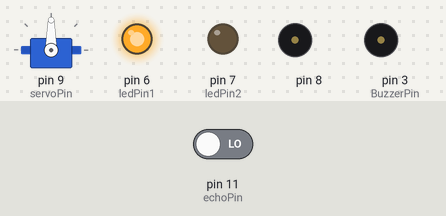
Recording of a sketch running on a simulated Arduino Uno, built with avr-gcc and run on an emulated ATmega328P. On the bench: servo, output pins drawn as LEDs (lit = HIGH), buzzer (waves = sounding, pin HIGH). The test bench sets the inputs (shaded band); at power-on: pin 11 (echoPin) LOW. Pins used as bus, display or sensor lines are not drawn.

Above: at 0.05 s.
At 2.5 s:
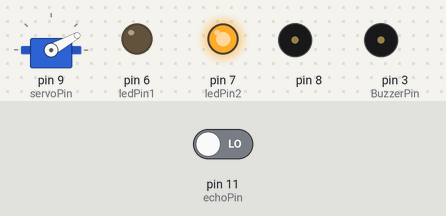
At 5.0 s:
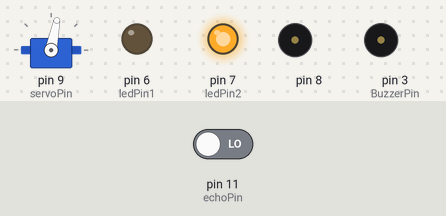
At 5.6 s:
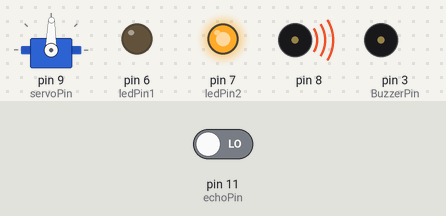
At 7.5 s:
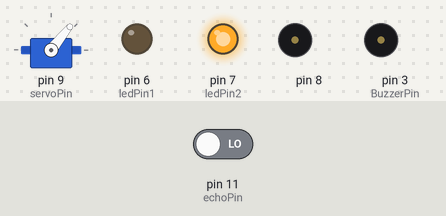
At 10.0 s:
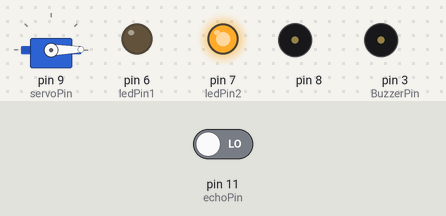
Timing chart, 0 to 13.0 s (numbered marks = the images above):
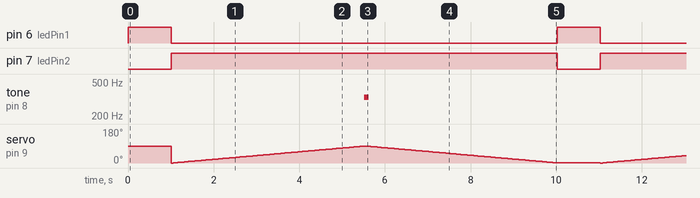

The sketch:

Exercise.ino
```cpp
#include <Servo.h>

#define echoPin 11
#define trigPin 12
#define servoPin 9

#define ledPin1 6
#define ledPin2 7
#define BuzzerPin 3

Servo servo;

void setup() {
  Serial.begin(9600);
  pinMode(echoPin, INPUT);
  pinMode(trigPin, OUTPUT);

  pinMode(ledPin1, OUTPUT);
  pinMode(ledPin2, OUTPUT);
  pinMode(BuzzerPin, OUTPUT);

  digitalWrite(ledPin1, HIGH);
  digitalWrite(ledPin2, LOW);
  servo.attach(servoPin);
}

void loop() {
  if(get_distance() < 10){
    digitalWrite(ledPin1, LOW);
    digitalWrite(ledPin2, HIGH);

    for(int angle = 0 ; angle<90 ; angle++){
      servo.write(angle);
      delay(50);
    }

    tone(8, 330, 100);

    for(int angle = 90 ; angle>0 ; angle--){
      servo.write(angle);
      delay(50);
    }

    digitalWrite(ledPin1, HIGH);
    digitalWrite(ledPin2, LOW);
  }
}

float get_distance(){
  digitalWrite(trigPin, HIGH);
  delay(10);
  digitalWrite(trigPin, LOW);

  float duration = pulseIn(echoPin, HIGH);
  float distance = ((float)(340 * duration) / 10000) / 2;

  return distance;
}
```

Measured:
- by itself, pin 6 (ledPin1): alternates HIGH for 1.0 s and LOW for 9.0 s
- by itself, pin 7 (ledPin2): alternates HIGH for 9.0 s and LOW for 1.0 s
- by itself, tone on pin 8: alternates 330 Hz for 0.10 s and silent for 9.9 s
